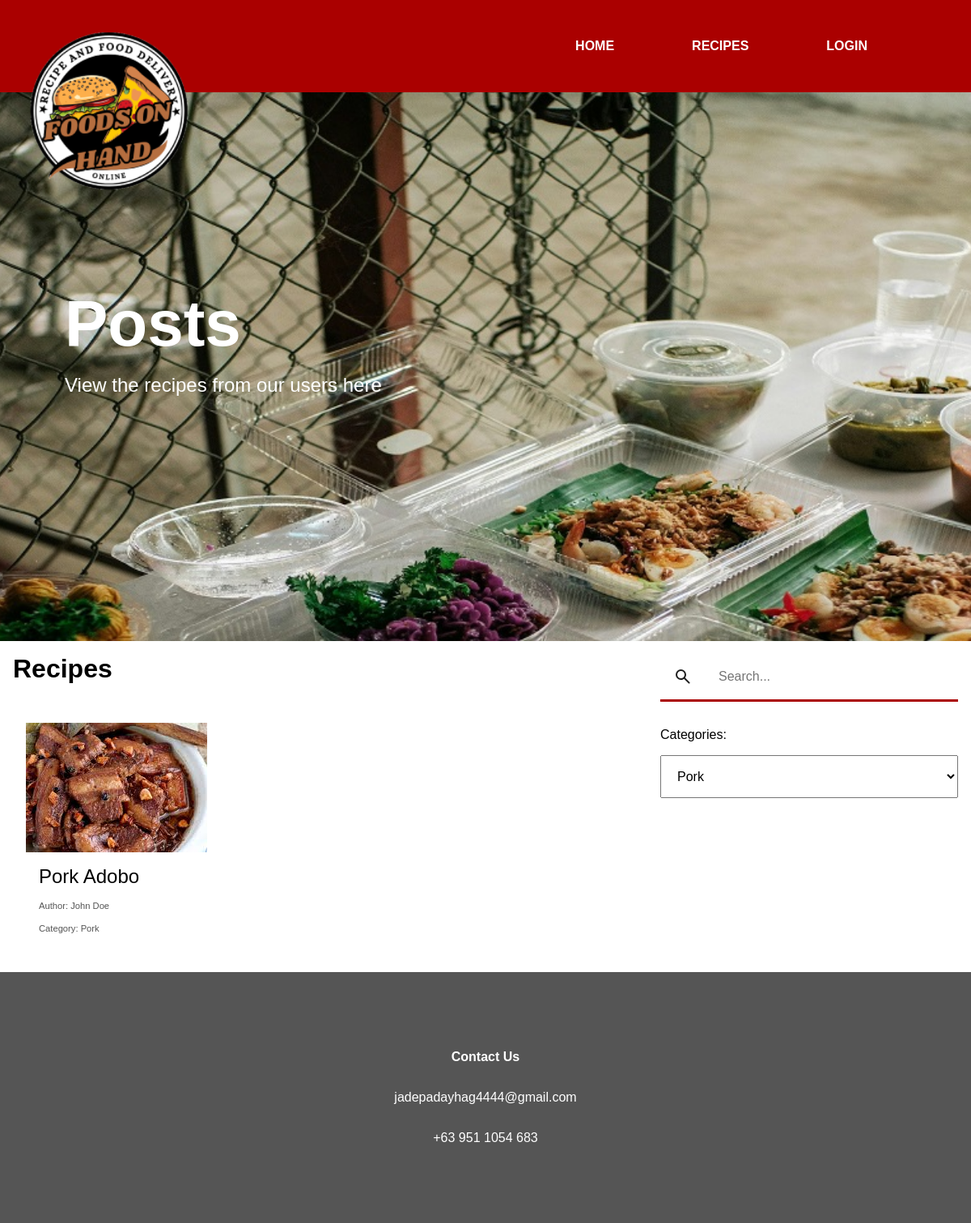
Page /recipes/?category=pork on the committed database.
### tables this page shows
CREATE TABLE "recipes" (`id` INTEGER PRIMARY KEY AUTOINCREMENT, `user_id` INTEGER REFERENCES `users`(`id`), `title` TEXT, `content` TEXT, `category` TEXT, `image` TEXT, `time` INTEGER DEFAULT (unixepoch()));

CREATE TABLE "users" (`id` INTEGER PRIMARY KEY AUTOINCREMENT, firstname TEXT, lastname TEXT, `username` TEXT UNIQUE, phone TEXT, `hash` TEXT, session TEXT, `time` INTEGER DEFAULT (unixepoch()));

### common.php (the view, shortened to what this page needs)
<?php
function getUser() {
    $db = new SQLite3("database.db");
    if (isset($_COOKIE["session"]) == false) {
        return false;
    }
    $query = <<<SQL
        SELECT * FROM `users` WHERE `session` = :session
    SQL;
    $stmt = $db->prepare($query);
    $stmt->bindValue(":session", $_COOKIE["session"]);
    $user = $stmt->execute()->fetchArray();
    return $user;
}
function renderHeader($title, $description, $descriptionLink = false) {
    $title = str_replace("\n", "<br>", $title);
    $description = str_replace("\n", "<br>", $description);
    $user = getUser();
    $login = <<<HTML
        <a style="
            display: block;
            padding: 3rem;
            color: #fff;
            font-weight: bold;
            cursor: pointer;"
            data-mobile="
            padding: 1rem;"
            class="g_panelTab"
            href="login/">
            LOGIN
        </a>
    HTML;
    if ($descriptionLink == false) {
        $descriptionBlock = <<<HTML
            <div style="
                padding: 5rem;
                padding-top: 0rem;
                font-size: 1.5rem;
                color: #fff;">
                {$description}
            </div>
        HTML;
    }
    return <<<HTML
        <div style="
            height: 99vh;
            position: relative;
            background-image: url(assets/bg.jpg);
            background-size: cover;
            background-attachment: fixed;
            background-position: center;"
            data-mobile="
            height: 45rem;
            background-attachment: scroll;
            background-size: cover;"
            id="g_panelBackground">
            <div>
                <div style="
                    display: grid;
                    grid-template-columns: 1fr repeat(3, max-content) 5rem;
                    background-color: #a00;"
                    data-mobile="
                    grid-template-columns: 1fr;
                    text-align: center;">
                    <div></div>
                    <a style="
                        display: block;
                        padding: 3rem;
                        color: #fff;
                        font-weight: bold;
                        cursor: pointer;"
                        data-mobile="
                        padding: 1rem;"
                        class="g_panelTab"
                        href="./">
                        HOME
                    </a>
                    <a style="
                        display: block;
                        padding: 3rem;
                        color: #fff;
                        font-weight: bold;
                        cursor: pointer;"
                        data-mobile="
                        padding: 1rem;"
                        class="g_panelTab"
                        href="recipes/">
                        RECIPES
                    </a>
                    {$login}
                    <div></div>
                </div>
                <div style="
                    padding: 5rem;
                    padding-top: 15rem;
                    padding-bottom: 1rem;
                    font-size: 5rem;
                    font-weight: bold;
                    color: #fff;"
                    data-mobile="
                    padding-top: 5rem;">
                    {$title}
                </div>
                {$descriptionBlock}
            </div>
            <div style="
                position: absolute;
                left: 0rem;
                top: 0rem;
                padding: 1rem;">
                <img style="
                    width: 15rem;
                    height: 15rem;
                    object-fit: contain;"
                    data-mobile="
                    display: none;"
                    src="assets/logo.png">
            </div>
        </div>
    HTML;
}
function renderFooter() {
    return <<<HTML
        <div style="
            padding: 5rem;
            background-color: #555;
            color: #fff;
            text-align: center;">
            <div style="
                padding: 1rem;
                font-weight: bold;">
                Contact Us
            </div>
            <div style="
                padding: 1rem;">
                jadepadayhag4444@gmail.com
            </div>
            <div style="
                padding: 1rem;">
                +63 951 1054 683
            </div>
        </div>
    HTML;
}
function renderRecipe($recipe) {
    $db = new SQLite3("database.db");
    $categoryMap = [
        "pork" => "Pork",
        "chicken" => "Chicken",
        "beef" => "Beef",
        "fish" => "Fish",
        "vegetable" => "Vegetable",
        "seafood" => "Seafood"
    ];
    $src = "uploads/" . $recipe["image"];
    $title = htmlentities($recipe["title"]);
    $category = $categoryMap[$recipe["category"]];
    $query = <<<SQL
        SELECT * FROM `users` WHERE `id` = :id
    SQL;
    $stmt = $db->prepare($query);
    $stmt->bindValue(":id", $recipe["user_id"]);
    $author = $stmt->execute()->fetchArray(SQLITE3_ASSOC);
    echo <<<HTML
        <a style="
            padding: 1rem;
            padding-top: 0rem;"
            href="recipe/?id={$recipe['id']}">
            <div style="
                height: 10rem;">
                <img style="
                    width: 100%;
                    height: 100%;
                    object-fit: cover;"
                    src="{$src}">
            </div>
            <div style="
                display: grid;
                grid-template-rows: 1fr max-content;">
                <div style="
                    padding: 1rem;
                    font-size: 1.5rem;
                    overflow: hidden;">
                    {$title}
                </div>
                <div style="
                    padding: 1rem;
                    padding-top: 0rem;
                    font-size: 0.7rem;
                    color: #555;">
                    Author: {$author["firstname"]} {$author["lastname"]}
                </div>
                <div style="
                    padding: 1rem;
                    padding-top: 0rem;
                    font-size: 0.7rem;
                    color: #555;">
                    Category: {$category}
                </div>
            </div>
        </a>
    HTML;
}

### recipes/index.php (shortened to what this page needs)
<?php
require_once "common.php";
$db = new SQLite3("database.db");
$category = "all";
if (isset($_GET["category"])) {
    $category = $_GET["category"];
}
?>
<html>
    <head>
        <link rel="stylesheet" href="style.css">
    </head>
    <body>
        <?= renderHeader("Posts", "View the recipes from our users here") ?>
        <div style="
            display: grid;
            grid-template-columns: 2fr 1fr;"
            data-mobile="
            grid-template-columns: 1fr;">
            <div>
                <div style="
                    padding: 1rem;
                    font-size: 2rem;
                    font-weight: bold;">
                    Recipes
                </div>
                <div style="
                    display: grid;
                    grid-template-columns: repeat(3, 1fr);
                    padding: 1rem;
                    padding-top: 2rem;"
                    data-mobile="
                    grid-template-columns: 1fr;">
                    <?php
                        if ($category == "all") {
                            if (isset($_GET["q"])) {
                                $query = <<<SQL
                                    SELECT * FROM `recipes` WHERE `title` LIKE :q
                                SQL;
                                $stmt = $db->prepare($query);
                                $stmt->bindValue(":q", "%" . $_GET["q"] . "%");
                                $recipes = $stmt->execute();
                            } else {
                                $query = <<<SQL
                                    SELECT * FROM `recipes`
                                SQL;
                                $stmt = $db->prepare($query);
                                $recipes = $stmt->execute();
                            }
                        } else {
                            if (isset($_GET["q"])) {
                                $query = <<<SQL
                                    SELECT * FROM `recipes` WHERE `title` LIKE :q AND `category` = :category
                                SQL;
                                $stmt = $db->prepare($query);
                                $stmt->bindValue(":q", "%" . $_GET["q"] . "%");
                                $stmt->bindValue(":category", $category);
                                $recipes = $stmt->execute();
                            } else {
                                $query = <<<SQL
                                    SELECT * FROM `recipes` WHERE `category` = :category
                                SQL;
                                $stmt = $db->prepare($query);
                                $stmt->bindValue(":category", $category);
                                $recipes = $stmt->execute();
                            }
                        }
                        while ($recipe = $recipes->fetchArray(SQLITE3_ASSOC)) {
                            renderRecipe($recipe);
                        }
                    ?>
                </div>
            </div>
            <div>
                <form style="
                    padding: 1rem;">
                    <div style="
                        display: grid;
                        grid-template-columns: max-content 1fr;
                        border-bottom: 3px solid #a00;">
                        <div style="
                            display: flex;
                            align-items: center;
                            padding: 1rem;">
                        </div>
                        <div style="
                            display: flex;
                            align-items: center;">
                            <input style="
                                border: none;"
                                type="text"
                                name="q"
                                placeholder="Search..."
                                id="inputSearch">
                        </div>
                    </div>
                </form>
                <div style="
                    padding: 1rem;">
                    Categories:
                </div>
                <div style="
                    padding: 1rem;
                    padding-top: 0rem;">
                    <select id="selectCategories">
                        <option value="pork">
                            Pork
                        </option>
                    </select>
                </div>
            </div>
        </div>
        <?= renderFooter() ?>
    </body>
</html>

### style.css (style rules this page uses)
body { margin: 0rem; padding: 0rem; font-size: 1rem; font-family: Arial, Helvetica, sans-serif; }
a { text-decoration: none; color: inherit; }
form { margin-block-end: 0rem; }
input { padding: 1rem; width: 100%; font-size: 1rem; font-family: Arial, Helvetica, sans-serif; }
select { padding: 1rem; width: 100%; font-size: 1rem; font-family: Arial, Helvetica, sans-serif; }

### rows in the picture
recipes: image (picture), title "Pork Adobo", user.firstname "John", user.lastname "Doe", category "Pork"

### other values in the picture
str_replace("\n", "<br>", $title) "Posts"
str_replace("\n", "<br>", $description) "View the recipes from our users here"
